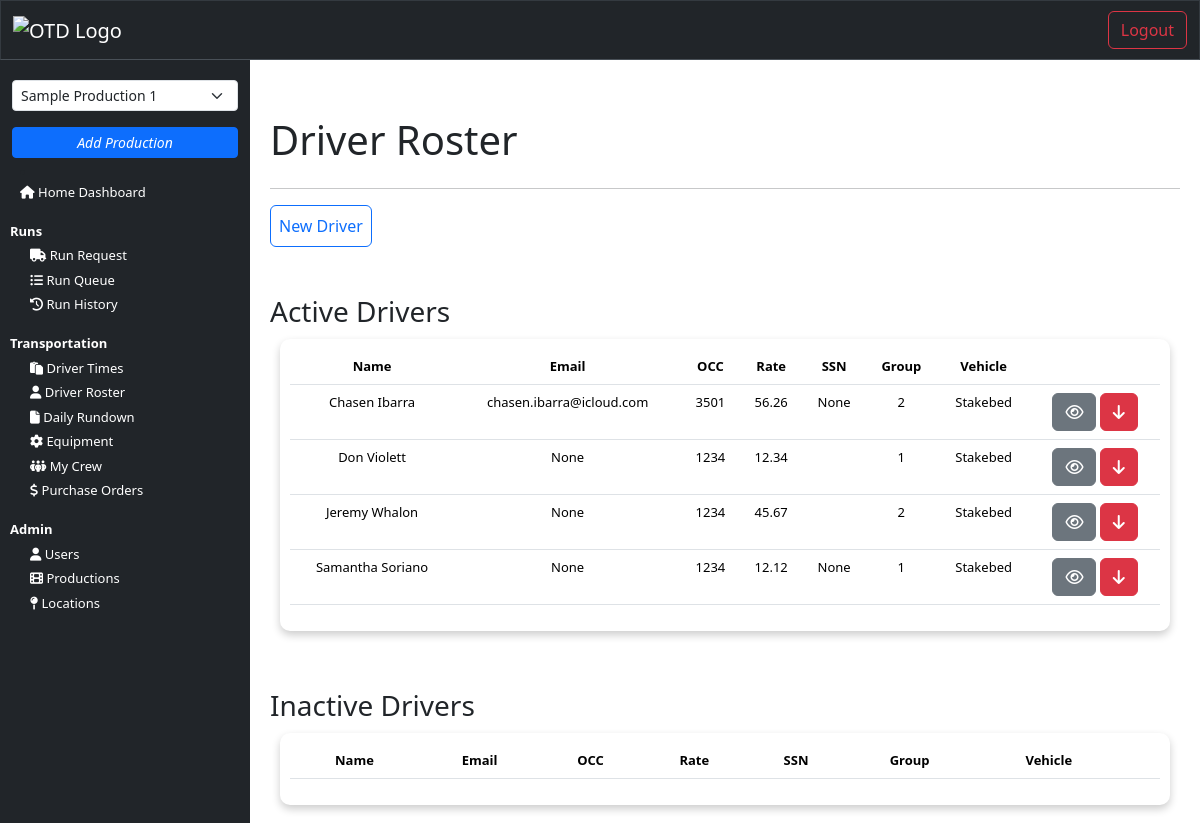
/driver_roster (signed in), run on an earlier commit of the app's database.
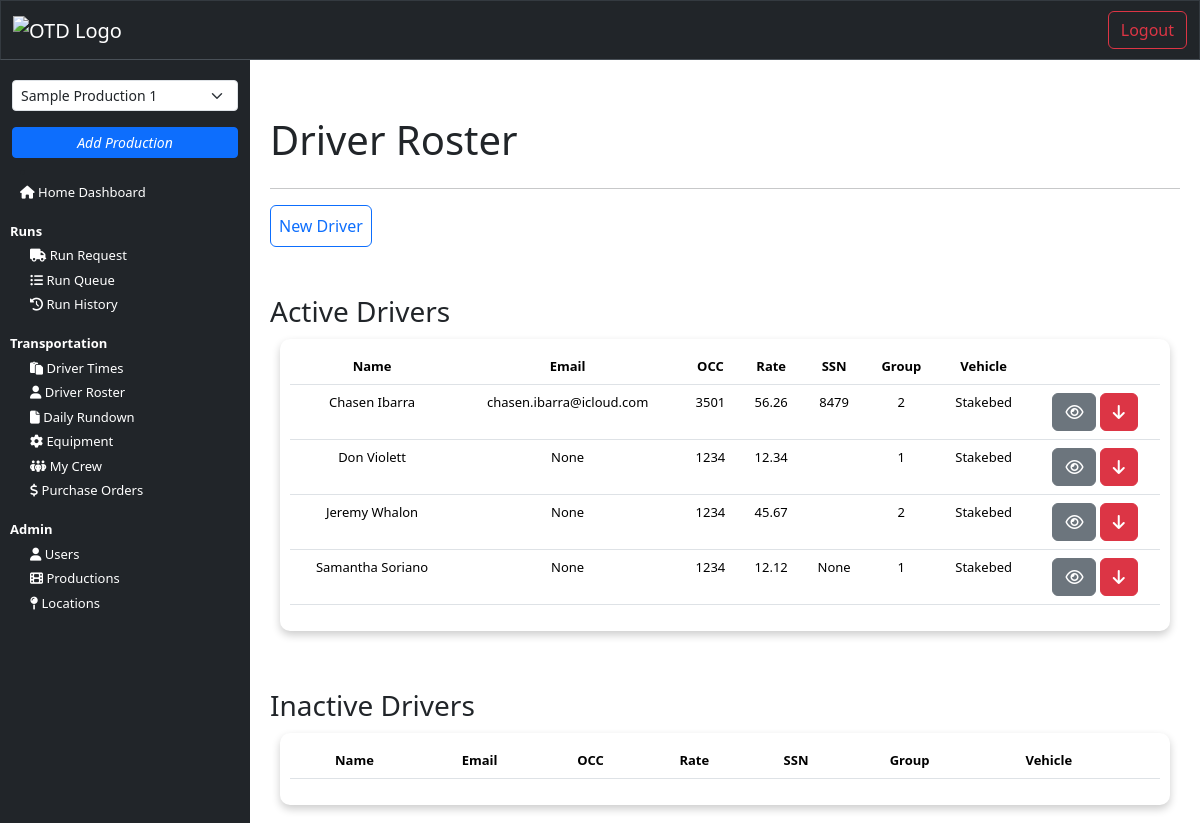
And on a later commit of the database.
### transportation/models.py (models this page shows, shortened)
class Driver(models.Model):
    user = models.OneToOneField(settings.AUTH_USER_MODEL, on_delete=models.CASCADE)  # Use custom user model
    production_title = models.CharField(max_length=150, null=True, blank=True)
    first_name = models.CharField(max_length=150, null=True, blank=True)
    last_name = models.CharField(max_length=150, null=True, blank=True)
    driver_email = models.EmailField(_('email address'), null=True, blank=True)
    driver_birthdate = models.DateField(null=True, blank=True)
    driver_phone = models.CharField(max_length=15, null=True, blank=True)
    occupation_code = models.CharField(max_length=4, null=True, blank=True)
    job_classification = models.CharField(max_length=50, null=True, blank=True)
    driver_hire_date = models.DateField(null=True, blank=True)
    production_status = models.CharField(max_length=50, null=True, blank=True) # On production or off production
    rate = models.DecimalField(max_digits=6, decimal_places=2, null=True, blank=True)
    grouping = models.IntegerField(null=True, blank=True)
    local = models.IntegerField(null=True, blank=True)
    last_4 = models.CharField(max_length=6, null=True, blank=True)
    drivers_license_number = models.CharField(max_length=20, null=True, blank=True)
    drivers_license_expiration = models.DateField(null=True, blank=True)
    drivers_license_state = models.CharField(max_length=2, null=True, blank=True)
    drivers_license_class = models.CharField(max_length=2, null=True, blank=True)
    drivers_license_endorsements = models.CharField(max_length=50, null=True, blank=True)
    drivers_license_restrictions = models.CharField(max_length=50, null=True, blank=True)
    medical_card_expiration = models.DateField(null=True, blank=True)
    assigned_truck = models.ManyToManyField('Equipment', related_name='assigned_truck', limit_choices_to={'equipment_type_1': 'truck'})
    assigned_trailer = models.ManyToManyField('Equipment', related_name='assigned_trailer', limit_choices_to={'equipment_type_1': 'trailer'})
    supporting_department = models.ForeignKey(Department, null=True, blank=True, on_delete=models.CASCADE, related_name='drivers')
    is_favorite = models.BooleanField(default=False, null=True, blank=True)
    is_active = models.BooleanField(default=True)

### interface/views.py (the view)
# urls.py: path('driver_roster', views.driver_roster, name="driver_roster"),
@login_required(login_url='login')
def driver_roster(request):
    drivers = Driver.objects.all()
    user = get_object_or_404(NewUser, id=request.user.id)
    user_productions = user.productions.filter(is_active=True)
    production_title_in_session = request.session.get('production_title')
    if production_title_in_session:
        drivers = drivers.filter(production_title=production_title_in_session)
    context = {
        'drivers': drivers,
        'user_productions': user_productions,
    }
    return render(request, 'interface/driver_roster.html', context=context)

### interface/templates/interface/driver_roster.html (shortened to what this page needs)
{% extends 'interface/layout.html' %}
{% load crispy_forms_tags %}
{% block content %}
    <main>
      <br>
      <div class="container">
        <div>
          <br>
          <div class="card-title d-flex justify-content-between">
            <h1>Driver Roster</h1>
          </div>
          <hr>
          <form method="post" action="{% url 'add_driver' %}">
            <button type="submit" class="btn btn-outline-primary p-2">New Driver</button>
          </form>
          <br><br>
          <h3>Active Drivers</h3>
          <div class="table-responsive card-body">
              <table class="table">
                  <thead>
                    <tr>
                      <th scope="col">Name</th>
                      <th class="hidden-column" scope="col">Email</th>
                      <th class="hidden-column" scope="col">OCC</th>
                      <th class="hidden-column" scope="col">Rate</th>
                      <th class="hidden-column" scope="col">SSN</th>
                      <th scope="col">Group</th>
                      <th scope="col">Vehicle</th>
                      <th scope="col"></th>
                    </tr>
                  </thead>
                  <tbody>
                      {% for driver in drivers %}
                        {% if driver.is_active %}
                          <tr>
                              <td scope="row"> {{driver.first_name}} {{driver.last_name}}</td>
                              <td class="hidden-column" >{{ driver.driver_email }}</td>
                              <td class="hidden-column" >{{ driver.occupation_code }}</td>
                              <td class="hidden-column" >{{ driver.rate }}</td>
                              <td class="hidden-column" >{{ driver.last_4 }}</td>
                              <td>{{ driver.grouping }}</td>
                              <td>Stakebed</td>
                              <td>
                                <a class="btn btn-secondary" href="{% url 'view_driver' driver.id %}" title="deactivate_driver"><i class="fa fa-eye"></i></a>
                                <a class="btn btn-danger" href="{% url 'deactivate_driver' driver.id %}" title="deactivate_driver"><i class="fa fa-arrow-down"></i></a>
                              </td>
                          </tr>
                        {% endif %}
                      {% endfor %}
                  </tbody>
              </table>
          </div>
          <br><br>
          <h3>Inactive Drivers</h3>
          <div class="table-responsive card-body">
              <table class="table">
                  <thead>
                    <tr>
                      <th scope="col">Name</th>
                      <th class="hidden-column" scope="col">Email</th>
                      <th class="hidden-column" scope="col">OCC</th>
                      <th class="hidden-column" scope="col">Rate</th>
                      <th class="hidden-column" scope="col">SSN</th>
                      <th scope="col">Group</th>
                      <th scope="col">Vehicle</th>
                      <th scope="col"></th>
                    </tr>
                  </thead>
              </table>
          </div>
        </div>
      </div>
    </main>
{% endblock %}

What changed in the data, as far as the page shows it:
changed Driver "Chasen": last_4 "None" → "8479"
